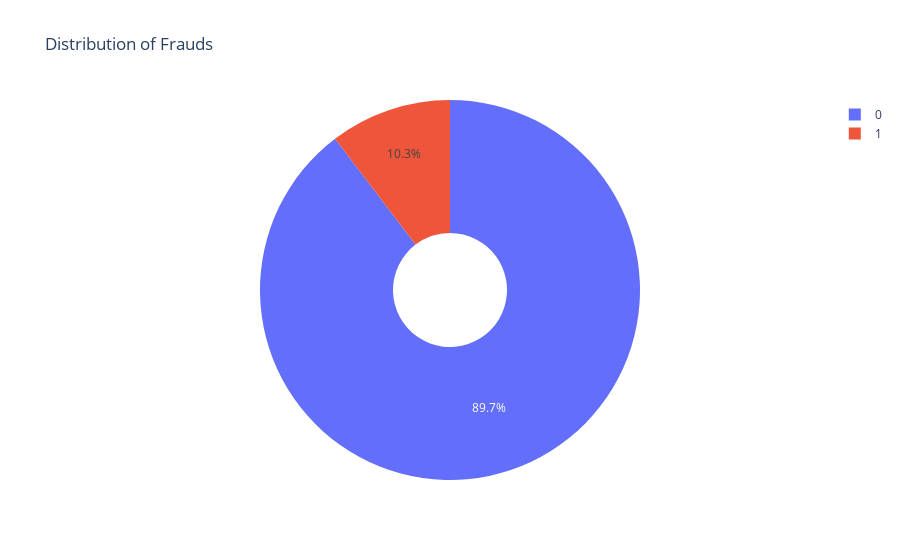

Write notebook code for a chart like this one.
### Code cell
configure_plotly_browser_state()

fraud = data['FRAUD_OR_NOT'].value_counts()


label_fraud = fraud.index
size_fraud = fraud.values


trace = go.Pie(
         labels = label_fraud, values = size_fraud,  name = 'Frauds', hole = 0.3)


df = [trace]

layout = go.Layout(
           title = 'Distribution of Frauds')

fig = go.Figure(data = df, layout = layout)

py.iplot(fig)

### Figure 1 — Plotly figure (JSON) as saved in the notebook; plotly's stock layout.template omitted (floating-point values rounded to 4 significant figures)
{"data": [{"hole": 0.3, "labels": [0, 1], "name": "Frauds", "type": "pie", "values": [26985, 3113]}], "layout": {"title": {"text": "Distribution of Frauds"}}}
